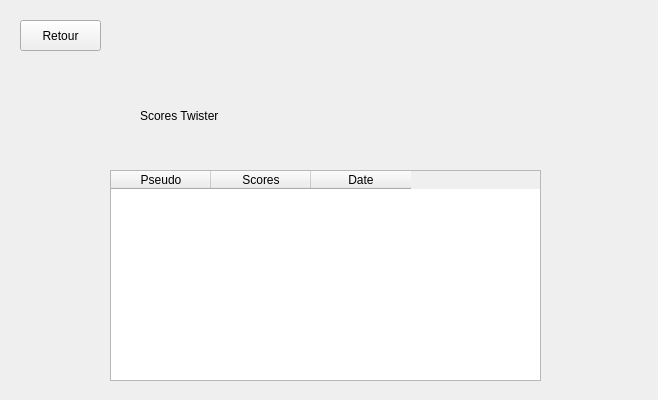
<?xml version="1.0" encoding="UTF-8"?>
<ui version="4.0">
 <class>scoresUsrTwisterMenuClass</class>
 <widget class="QWidget" name="scoresUsrTwisterMenuClass">
  <property name="geometry">
   <rect>
    <x>0</x>
    <y>0</y>
    <width>658</width>
    <height>400</height>
   </rect>
  </property>
  <property name="windowTitle">
   <string>Form</string>
  </property>
  <widget class="QPushButton" name="pushButton_Back">
   <property name="geometry">
    <rect>
     <x>20</x>
     <y>20</y>
     <width>81</width>
     <height>31</height>
    </rect>
   </property>
   <property name="text">
    <string>Retour</string>
   </property>
  </widget>
  <widget class="QLabel" name="label_Titre">
   <property name="geometry">
    <rect>
     <x>140</x>
     <y>80</y>
     <width>381</width>
     <height>71</height>
    </rect>
   </property>
   <property name="text">
    <string>Scores Twister</string>
   </property>
  </widget>
  <widget class="QTableWidget" name="tableWidget_Parcours">
   <property name="geometry">
    <rect>
     <x>110</x>
     <y>170</y>
     <width>431</width>
     <height>211</height>
    </rect>
   </property>
   <column>
    <property name="text">
     <string>Pseudo</string>
    </property>
   </column>
   <column>
    <property name="text">
     <string>Scores</string>
    </property>
   </column>
   <column>
    <property name="text">
     <string>Date</string>
    </property>
   </column>
  </widget>
 </widget>
 <resources/>
 <connections/>
</ui>
